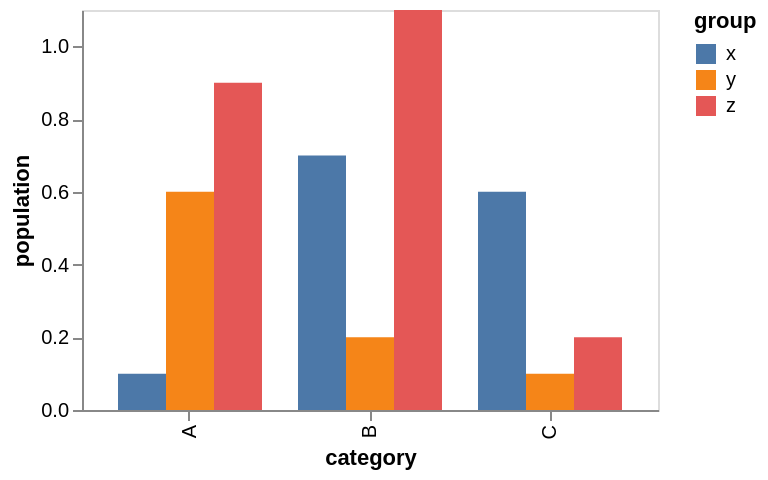

Express this chart as Vega-Lite.
### Vega specification from a JSON file in a GitHub repository (floating-point values rounded to 4 significant figures)
{"$schema": "https://vega.github.io/schema/vega/v5.json", "background": "white", "padding": 5, "height": 200, "style": "cell", "data": [{"name": "source_0", "values": [{"category": "A", "group": "x", "value": 0.1}, {"category": "A", "group": "y", "value": 0.6}, {"category": "A", "group": "z", "value": 0.9}, {"category": "B", "group": "x", "value": 0.7}, {"category": "B", "group": "y", "value": 0.2}, {"category": "B", "group": "z", "value": 1.1}, {"category": "C", "group": "x", "value": 0.6}, {"category": "C", "group": "y", "value": 0.1}, {"category": "C", "group": "z", "value": 0.2}]}, {"name": "data_0", "source": "source_0", "transform": [{"type": "stack", "groupby": ["category", "group"], "field": "value", "sort": {"field": [], "order": []}, "as": ["value_start", "value_end"], "offset": "zero"}, {"type": "filter", "expr": "isValid(datum[\"value\"]) && isFinite(+datum[\"value\"])"}]}], "signals": [{"name": "x_step", "update": "24 * bandspace(domain('xOffset').length) / (1-0.2)"}, {"name": "width", "update": "bandspace(domain('x').length, 0.2, 0.2) * x_step"}], "marks": [{"name": "marks", "type": "rect", "style": ["bar"], "from": {"data": "data_0"}, "encode": {"update": {"fill": {"scale": "color", "field": "group"}, "ariaRoleDescription": {"value": "bar"}, "description": {"signal": "\"category: \" + (isValid(datum[\"category\"]) ? datum[\"category\"] : \"\"+datum[\"category\"]) + \"; value: \" + (format(datum[\"value\"], \"\")) + \"; group: \" + (isValid(datum[\"group\"]) ? datum[\"group\"] : \"\"+datum[\"group\"])"}, "x": {"scale": "x", "field": "category", "offset": {"scale": "xOffset", "field": "group"}}, "width": {"scale": "xOffset", "band": 1}, "y": {"scale": "y", "field": "value_end"}, "y2": {"scale": "y", "field": "value_start"}}}}], "scales": [{"name": "x", "type": "band", "domain": {"data": "data_0", "field": "category", "sort": true}, "range": {"step": {"signal": "x_step"}}, "paddingInner": 0.2, "paddingOuter": 0.2}, {"name": "y", "type": "linear", "domain": {"data": "data_0", "fields": ["value_start", "value_end"]}, "range": [{"signal": "height"}, 0], "nice": true, "zero": true}, {"name": "xOffset", "type": "band", "domain": {"data": "data_0", "field": "group", "sort": true}, "range": {"step": 24}}, {"name": "color", "type": "ordinal", "domain": {"data": "data_0", "field": "group", "sort": true}, "range": "category"}], "axes": [{"scale": "x", "orient": "bottom", "grid": false, "title": "category", "labelAlign": "right", "labelAngle": 270, "labelBaseline": "middle", "zindex": 0}, {"scale": "y", "orient": "left", "grid": false, "title": "population", "labelOverlap": true, "tickCount": {"signal": "ceil(height/40)"}, "zindex": 0}], "legends": [{"fill": "color", "symbolType": "square", "title": "group"}]}
